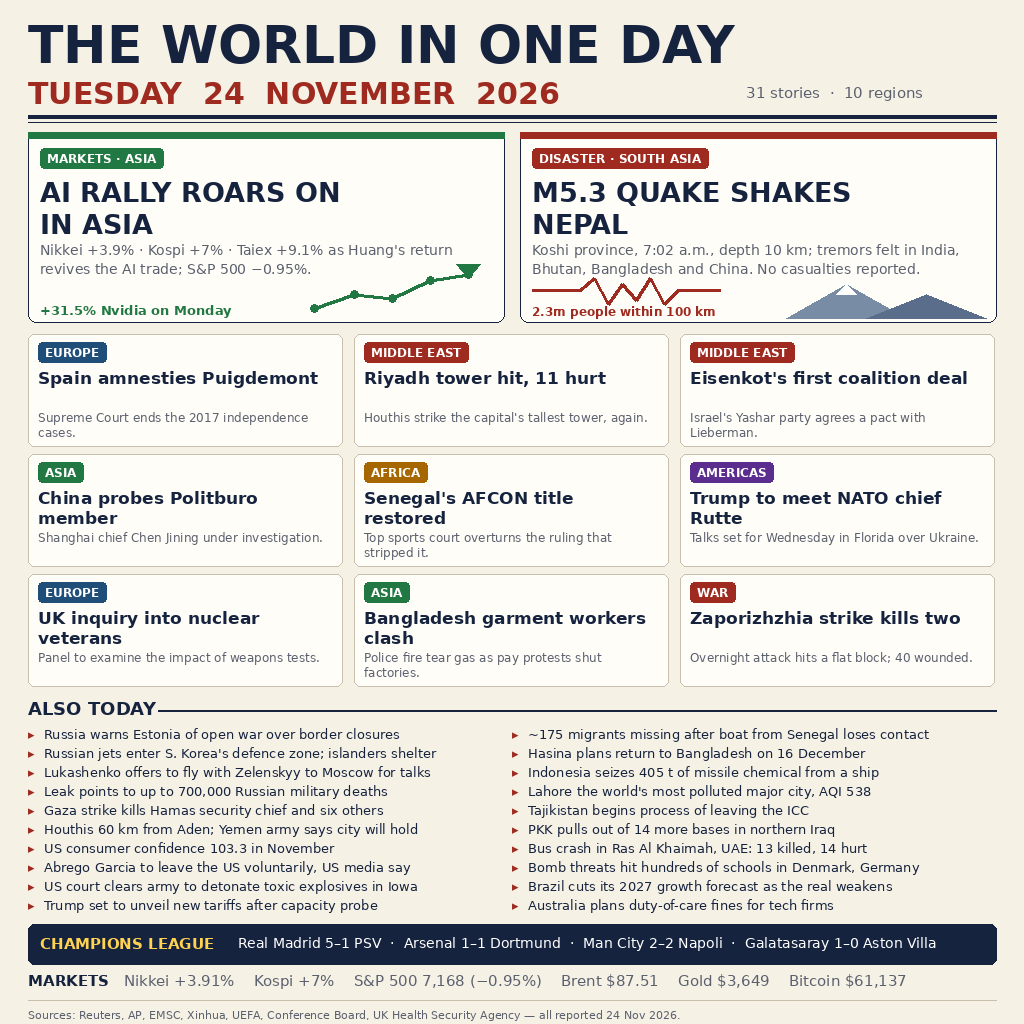

Write Python code to recreate this figure.
#!/usr/bin/env python3
"""Draw the v2 poster for Tuesday 24 November 2026 world news.

A newspaper front page: masthead with the day, two illustrated lead
stories, nine region-tagged story tiles, a long list of further
headlines, a Champions League results strip and a markets strip.
Every story was reported on 24 November 2026. Deterministic output:
no randomness, no clock, no network. Run: python3 poster.py
writes poster.png (1024x1024) next to this file.
"""

import textwrap
from PIL import Image, ImageDraw, ImageFont

W, H = 1024, 1024
PAPER = (246, 241, 229)
INK = (22, 35, 63)
MUTED = (90, 96, 110)
RULE = (22, 35, 63)
CARD = (255, 253, 247)
GREEN = (34, 120, 66)
RED = (158, 42, 32)
BLUE = (31, 78, 121)
AMBER = (166, 102, 0)
PURPLE = (91, 45, 142)
TEAL = (14, 110, 110)

FONT = "/usr/share/fonts/truetype/dejavu/DejaVuSans.ttf"
FONTB = "/usr/share/fonts/truetype/dejavu/DejaVuSans-Bold.ttf"


def font(size, bold=False):
    return ImageFont.truetype(FONTB if bold else FONT, size)


def wrap(draw, text, fnt, width):
    """Wrap text to fit pixel width, using textwrap on word boundaries."""
    out = []
    for para in text.split("\n"):
        line = ""
        for word in para.split(" "):
            trial = (line + " " + word).strip()
            if draw.textlength(trial, font=fnt) <= width:
                line = trial
            else:
                if line:
                    out.append(line)
                line = word
        if line:
            out.append(line)
    return out


def draw_text_block(draw, x, y, lines, fnt, fill, leading=None):
    if leading is None:
        leading = fnt.size + 4
    for line in lines:
        draw.text((x, y), line, font=fnt, fill=fill)
        y += leading
    return y


def tag(draw, x, y, label, color):
    f = font(12, bold=True)
    tw = draw.textlength(label, font=f)
    draw.rounded_rectangle([x, y, x + tw + 14, y + 20], radius=4, fill=color)
    draw.text((x + 7, y + 3), label, font=f, fill=(255, 255, 255))
    return x + tw + 14


def main():
    img = Image.new("RGB", (W, H), PAPER)
    d = ImageDraw.Draw(img)
    m = 28  # margin

    # ---------- masthead ----------
    d.text((m, 14), "THE WORLD IN ONE DAY", font=font(52, bold=True), fill=INK)
    d.text((m, 76), "TUESDAY  24  NOVEMBER  2026", font=font(30, bold=True),
           fill=RED)
    d.text((W - m - 250, 84), "31 stories  ·  10 regions",
           font=font(15), fill=MUTED)
    d.line([(m, 116), (W - m, 116)], fill=RULE, width=4)
    d.line([(m, 122), (W - m, 122)], fill=RULE, width=1)

    # ---------- lead row: two big cards ----------
    lead_y, lead_h = 132, 190
    cw = (W - 2 * m - 16) // 2
    # Card A: AI rally
    ax, ay = m, lead_y
    d.rounded_rectangle([ax, ay, ax + cw, ay + lead_h], radius=8, fill=CARD,
                        outline=RULE, width=1)
    d.rectangle([ax, ay, ax + cw, ay + 6], fill=GREEN)
    tag(d, ax + 12, ay + 16, "MARKETS · ASIA", GREEN)
    d.text((ax + 12, ay + 44), "AI RALLY ROARS ON", font=font(27, bold=True),
           fill=INK)
    d.text((ax + 12, ay + 76), "IN ASIA", font=font(27, bold=True), fill=INK)
    sub = ("Nikkei +3.9% · Kospi +7% · Taiex +9.1% as Huang's return "
           "revives the AI trade; S&P 500 −0.95%.")
    draw_text_block(d, ax + 12, ay + 110, wrap(d, sub, font(14), cw - 24),
                    font(14), MUTED, leading=19)
    # rising chart illustration, bottom right of card A
    chart = [(ax + cw - 190, ay + 176), (ax + cw - 150, ay + 162),
             (ax + cw - 112, ay + 166), (ax + cw - 74, ay + 148),
             (ax + cw - 36, ay + 142)]
    d.line(chart, fill=GREEN, width=4, joint="curve")
    d.polygon([(ax + cw - 48, ay + 132), (ax + cw - 24, ay + 132),
               (ax + cw - 36, ay + 146)], fill=GREEN)
    for (px, py) in chart:
        d.ellipse([px - 4, py - 4, px + 4, py + 4], fill=GREEN)
    d.text((ax + 12, ay + 170), "+31.5% Nvidia on Monday",
           font=font(13, bold=True), fill=GREEN)

    # Card B: Nepal quake
    bx = m + cw + 16
    d.rounded_rectangle([bx, ay, bx + cw, ay + lead_h], radius=8, fill=CARD,
                        outline=RULE, width=1)
    d.rectangle([bx, ay, bx + cw, ay + 6], fill=RED)
    tag(d, bx + 12, ay + 16, "DISASTER · SOUTH ASIA", RED)
    d.text((bx + 12, ay + 44), "M5.3 QUAKE SHAKES", font=font(27, bold=True),
           fill=INK)
    d.text((bx + 12, ay + 76), "NEPAL", font=font(27, bold=True), fill=INK)
    sub2 = ("Koshi province, 7:02 a.m., depth 10 km; tremors felt in "
            "India, Bhutan, Bangladesh and China. No casualties reported.")
    draw_text_block(d, bx + 12, ay + 110, wrap(d, sub2, font(14), cw - 24),
                    font(14), MUTED, leading=19)
    # mountains + seismograph illustration, kept clear of the text above
    base = ay + 186
    d.polygon([(bx + cw - 210, base), (bx + cw - 150, ay + 152),
               (bx + cw - 90, base)], fill=(120, 140, 165))
    d.polygon([(bx + cw - 130, base), (bx + cw - 70, ay + 162),
               (bx + cw - 10, base)], fill=(90, 110, 140))
    d.polygon([(bx + cw - 160, ay + 162), (bx + cw - 150, ay + 152),
               (bx + cw - 140, ay + 162)], fill=(255, 255, 255))
    seis = [(bx + 12, ay + 158), (bx + 60, ay + 158), (bx + 74, ay + 146),
            (bx + 88, ay + 172), (bx + 102, ay + 152), (bx + 116, ay + 168),
            (bx + 130, ay + 146), (bx + 144, ay + 172), (bx + 158, ay + 158),
            (bx + 200, ay + 158)]
    d.line(seis, fill=RED, width=3, joint="curve")
    d.text((bx + 12, ay + 172), "2.3m people within 100 km",
           font=font(12, bold=True), fill=RED)

    # ---------- nine story tiles ----------
    tiles = [
        ("EUROPE", BLUE, "Spain amnesties Puigdemont",
         "Supreme Court ends the 2017 independence cases."),
        ("MIDDLE EAST", RED, "Riyadh tower hit, 11 hurt",
         "Houthis strike the capital's tallest tower, again."),
        ("MIDDLE EAST", RED, "Eisenkot's first coalition deal",
         "Israel's Yashar party agrees a pact with Lieberman."),
        ("ASIA", GREEN, "China probes Politburo member",
         "Shanghai chief Chen Jining under investigation."),
        ("AFRICA", AMBER, "Senegal's AFCON title restored",
         "Top sports court overturns the ruling that stripped it."),
        ("AMERICAS", PURPLE, "Trump to meet NATO chief Rutte",
         "Talks set for Wednesday in Florida over Ukraine."),
        ("EUROPE", BLUE, "UK inquiry into nuclear veterans",
         "Panel to examine the impact of weapons tests."),
        ("ASIA", GREEN, "Bangladesh garment workers clash",
         "Police fire tear gas as pay protests shut factories."),
        ("WAR", RED, "Zaporizhzhia strike kills two",
         "Overnight attack hits a flat block; 40 wounded."),
    ]
    ty = lead_y + lead_h + 12
    th = 112
    tw = (W - 2 * m - 2 * 12) // 3
    for i, (region, color, head, body) in enumerate(tiles):
        r, c = divmod(i, 3)
        x = m + c * (tw + 12)
        y = ty + r * (th + 8)
        d.rounded_rectangle([x, y, x + tw, y + th], radius=6, fill=CARD,
                            outline=(200, 192, 172), width=1)
        tag(d, x + 10, y + 8, region, color)
        draw_text_block(d, x + 10, y + 34,
                        wrap(d, head, font(17, bold=True), tw - 20),
                        font(17, bold=True), INK, leading=20)
        draw_text_block(d, x + 10, y + 76,
                        wrap(d, body, font(12), tw - 20),
                        font(12), MUTED, leading=15)

    # ---------- also today: one-line headlines ----------
    ay2 = ty + 3 * th + 2 * 8 + 12
    d.text((m, ay2), "ALSO TODAY", font=font(18, bold=True), fill=INK)
    d.line([(m + 130, ay2 + 12), (W - m, ay2 + 12)], fill=RULE, width=2)
    more = [
        ("Russia warns Estonia of open war over border closures", "EUROPE"),
        ("Russian jets enter S. Korea's defence zone; islanders shelter", "ASIA"),
        ("Lukashenko offers to fly with Zelenskyy to Moscow for talks", "EUROPE"),
        ("Leak points to up to 700,000 Russian military deaths", "WAR"),
        ("Gaza strike kills Hamas security chief and six others", "MIDEAST"),
        ("Houthis 60 km from Aden; Yemen army says city will hold", "MIDEAST"),
        ("US consumer confidence 103.3 in November", "AMERICAS"),
        ("Abrego Garcia to leave the US voluntarily, US media say", "AMERICAS"),
        ("US court clears army to detonate toxic explosives in Iowa", "AMERICAS"),
        ("Trump set to unveil new tariffs after capacity probe", "AMERICAS"),
        ("~175 migrants missing after boat from Senegal loses contact", "AFRICA"),
        ("Hasina plans return to Bangladesh on 16 December", "ASIA"),
        ("Indonesia seizes 405 t of missile chemical from a ship", "ASIA"),
        ("Lahore the world's most polluted major city, AQI 538", "ASIA"),
        ("Tajikistan begins process of leaving the ICC", "ASIA"),
        ("PKK pulls out of 14 more bases in northern Iraq", "MIDEAST"),
        ("Bus crash in Ras Al Khaimah, UAE: 13 killed, 14 hurt", "MIDEAST"),
        ("Bomb threats hit hundreds of schools in Denmark, Germany", "EUROPE"),
        ("Brazil cuts its 2027 growth forecast as the real weakens", "AMERICAS"),
        ("Australia plans duty-of-care fines for tech firms", "OCEANIA"),
    ]
    col_w = (W - 2 * m) // 2
    ly = ay2 + 28
    for i, (headline, region) in enumerate(more):
        col, row = divmod(i, 10)
        x = m + col * col_w
        y = ly + row * 19
        d.text((x, y), "▸", font=font(13, bold=True), fill=RED)
        d.text((x + 16, y), headline, font=font(13), fill=INK)

    # ---------- Champions League strip ----------
    sy = ly + 10 * 19 + 8
    d.rounded_rectangle([m, sy, W - m, sy + 40], radius=6, fill=INK)
    d.text((m + 12, sy + 11), "CHAMPIONS LEAGUE",
           font=font(15, bold=True), fill=(255, 210, 80))
    d.text((m + 210, sy + 11),
           "Real Madrid 5–1 PSV  ·  Arsenal 1–1 Dortmund  ·  "
           "Man City 2–2 Napoli  ·  Galatasaray 1–0 Aston Villa",
           font=font(14), fill=(255, 255, 255))

    # ---------- markets strip ----------
    ny = sy + 40 + 8
    d.text((m, ny), "MARKETS", font=font(15, bold=True), fill=INK)
    nums = ("Nikkei +3.91%    Kospi +7%    S&P 500 7,168 (−0.95%)    "
            "Brent $87.51    Gold $3,649    Bitcoin $61,137")
    d.text((m + 96, ny), nums, font=font(15), fill=MUTED)

    # ---------- footer ----------
    fy = ny + 28
    d.line([(m, fy), (W - m, fy)], fill=(200, 192, 172), width=1)
    d.text((m, fy + 8),
           "Sources: Reuters, AP, EMSC, Xinhua, UEFA, Conference Board, "
           "UK Health Security Agency — all reported 24 Nov 2026.",
           font=font(11), fill=MUTED)

    img.save("poster.png", optimize=True)
    print("poster.png written:", img.size)


if __name__ == "__main__":
    main()
